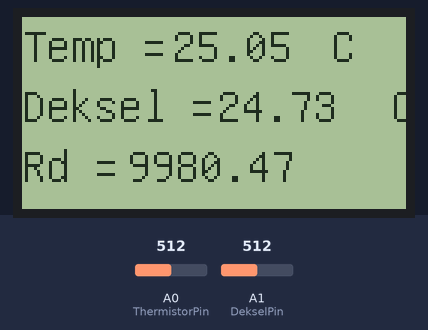
Recording of a sketch running on a simulated Arduino Uno, built with avr-gcc and run on an emulated ATmega328P. On the bench: 128×64 one-colour display. The inputs (shaded band) are chosen by the test bench; at power-on: A1 (DekselPin) = 512, A0 (ThermistorPin) = 512.

Above: at 1.6 s.
1.7 s: A1 (DekselPin) set to 0
At 3.2 s:
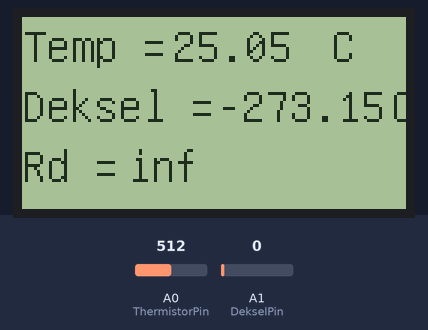
3.5 s: A0 (ThermistorPin) set to 716
At 5.8 s:
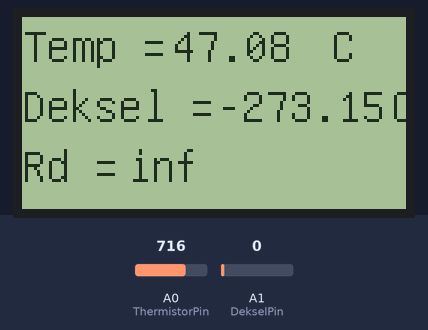
6.1 s: A1 (DekselPin) set to 122
At 8.3 s:
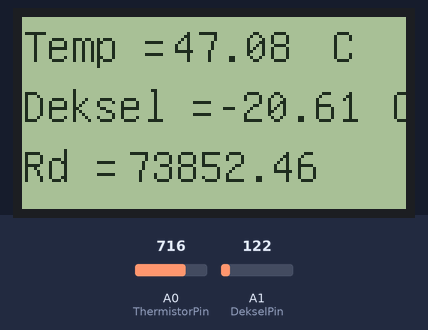
8.6 s: A0 (ThermistorPin) set to 900
At 10.4 s:
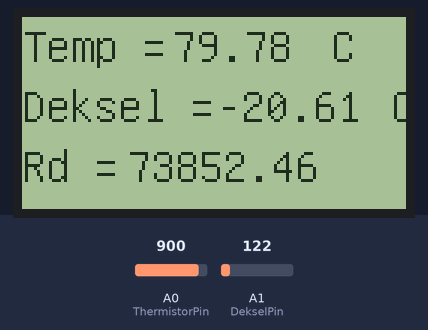
11.3 s: A0 (ThermistorPin) set to 1023
At 13.7 s:
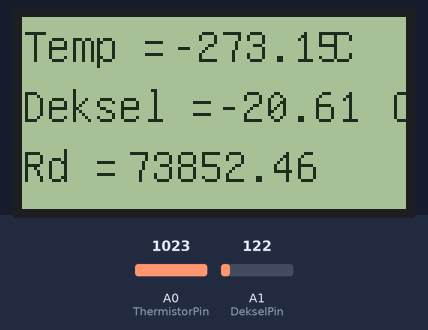
14.0 s: A1 (DekselPin) set to 306
At 16.0 s:
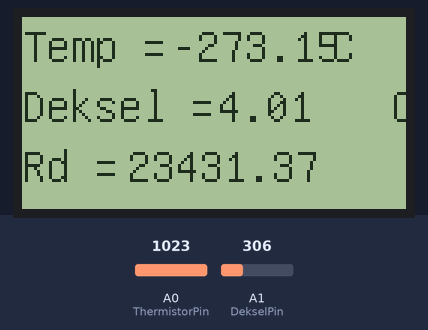
Timing chart, 0 to 17.5 s (numbered marks = the images above; inputs shaded):
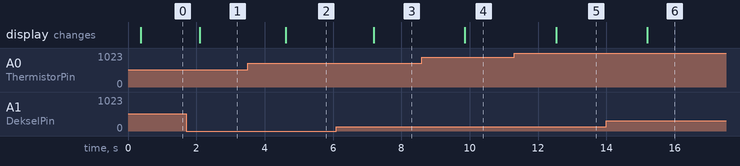

The sketch:

pcr-arduinoMegaR3-2.ino
```cpp
#include "U8glib.h"

int ThermistorPin = A0;
int DekselPin = A1;
int Vo;
int Vd;
float R0 = 100000.0;
//https://www.thinksrs.com/downloads/programs/Therm%20Calc/NTCCalibrator/NTCcalculator.htm
//25,62,100
//float c1 = 0.6123279002e-03, c2 = 2.203449904e-04, c3 = 1.342541828e-07;
//25,62,105
float c1 = 1.073676236e-03, c2 = 1.560431092e-04, c3 = 3.170541791e-07;
//float c1 = 0.8270549106e-03, c2 = 2.088087683e-04, c3 = 0.8057733763e-07;

//deksel
float Rd0 = 10000.0;
float c4 = 1.009249522e-03, c5 = 2.378405444e-04, c6 = 2.019202697e-07;
//float c4 = 1.127936811e-03, c5 = 2.343414632e-04, c6 = 0.8666779408e-07;

float logR1, logRd, R1, Rd, T, Td;
U8GLIB_ST7920_128X64_1X u8g(52, 51, 1);  // SPI Com: SCK = en = 52, MOSI = rw = 51, CS = di = 1

void setup() {
  u8g.setFont(u8g_font_unifont);
  u8g.setColorIndex(1); // Instructs the display to draw with a pixel on.
}

void loop() {
  Vo = analogRead(ThermistorPin);
  R1 = R0 * (1023.0 / (float)Vo - 1.0);
  logR1 = log(R1);
  T = (1.0 / (c1 + c2*logR1 + c3*logR1*logR1*logR1));
  T = T - 273.15;

  Vd = analogRead(DekselPin);
  Rd = Rd0 * (1023.0 / (float)Vd - 1.0);
  logRd = log(Rd);
  Td = (1.0 / (c4 + c5*logRd + c6*logRd*logRd*logRd));
  Td = Td - 273.15;

  u8g.firstPage();
  do {
    draw();
  } while( u8g.nextPage() );
  delay(500);
}

void draw(){
  u8g.drawStr( 0, 15, "Temp = ");
  u8g.drawStr(95, 15, " C");
  //u8g.drawStr(0,35, "R = ");
  u8g.setPrintPos(50, 15);
  u8g.print(T);
  //u8g.setPrintPos(25, 35);
  //u8g.print(R2);

  u8g.drawStr( 0,35, "Deksel = ");
  u8g.drawStr(115, 35, " C");
  u8g.drawStr(0,55, "Rd = ");
  u8g.setPrintPos(65, 35);
  u8g.print(Td);
  u8g.setPrintPos(35, 55);
  u8g.print(Rd);
}
```

Measured:
- after the input at 1.7 s, the display: changes after 0.39 s (image 1)
- after the input at 3.5 s, the display: changes after 1.1 s (image 2)
- after the input at 6.1 s, the display: changes after 1.1 s (image 3)
- after the input at 8.6 s, the display: changes after 1.3 s (image 4)
- after the input at 11.3 s, the display: changes after 1.2 s (image 5)
- after the input at 14.0 s, the display: changes after 1.2 s (image 6)
